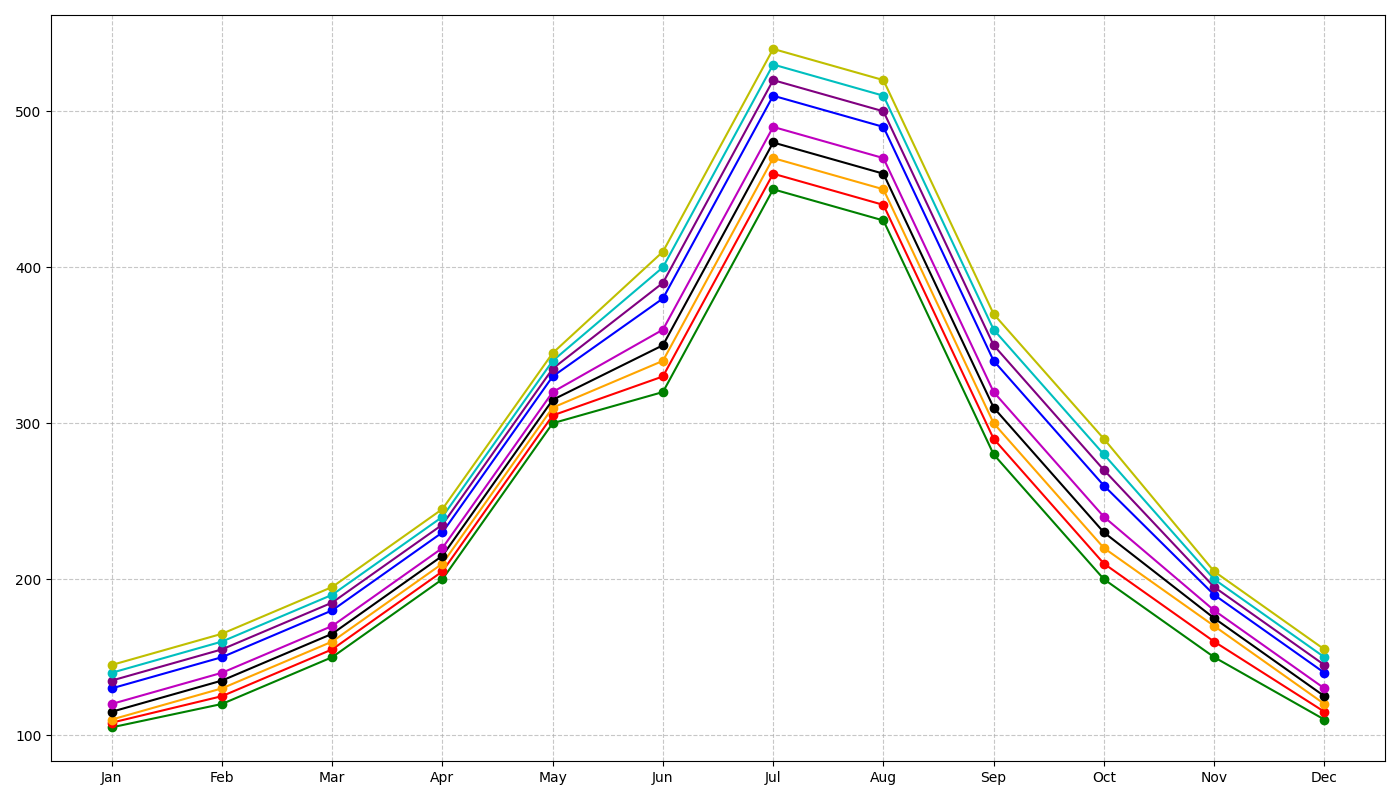

This chart was generated by the following Python code:
import matplotlib.pyplot as plt
import numpy as np

years = np.array([2010, 2011, 2012, 2013, 2014, 2016, 2017, 2018, 2019])
months = ["Jan", "Feb", "Mar", "Apr", "May", "Jun", "Jul", "Aug", "Sep", "Oct", "Nov", "Dec"]
visitors = [
    [105, 120, 150, 200, 300, 320, 450, 430, 280, 200, 150, 110],  # 2010
    [108, 125, 155, 205, 305, 330, 460, 440, 290, 210, 160, 115],  # 2011
    [110, 130, 160, 210, 310, 340, 470, 450, 300, 220, 170, 120],  # 2012
    [115, 135, 165, 215, 315, 350, 480, 460, 310, 230, 175, 125],  # 2013
    [120, 140, 170, 220, 320, 360, 490, 470, 320, 240, 180, 130],  # 2014
    [130, 150, 180, 230, 330, 380, 510, 490, 340, 260, 190, 140],  # 2016
    [135, 155, 185, 235, 335, 390, 520, 500, 350, 270, 195, 145],  # 2017
    [140, 160, 190, 240, 340, 400, 530, 510, 360, 280, 200, 150],  # 2018
    [145, 165, 195, 245, 345, 410, 540, 520, 370, 290, 205, 155],  # 2019
]

shuffled_colors = ['g', 'r', 'orange', 'k', 'm', 'b', 'purple', 'c', 'y']

fig, ax = plt.subplots(figsize=(14, 8))

for i, year in enumerate(years):
    ax.plot(months, visitors[i], marker='o', color=shuffled_colors[i])

ax.grid(True, linestyle='--', alpha=0.7)

plt.tight_layout()
plt.show()
